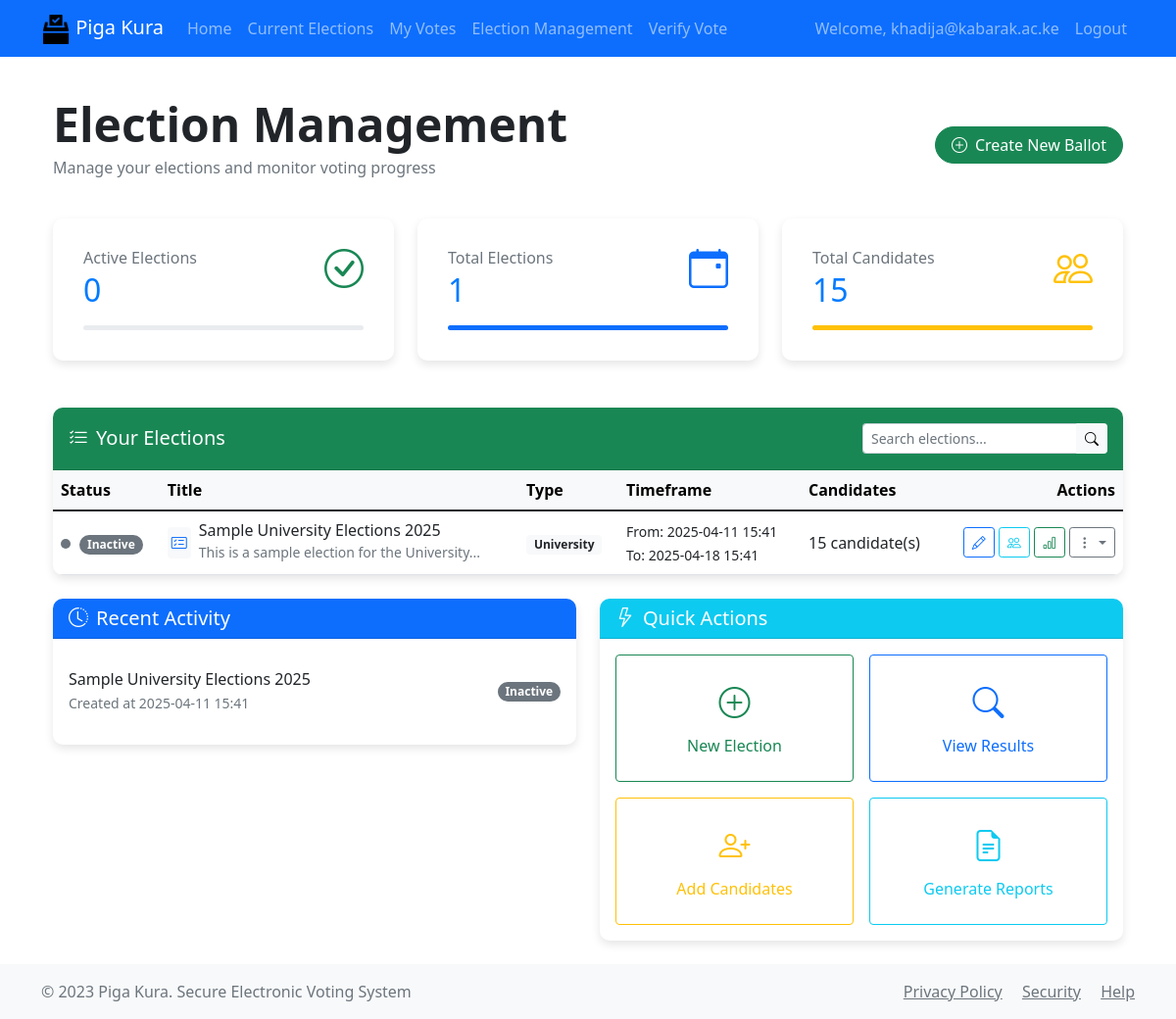
Before: /official/dashboard (signed in) with the older database file.
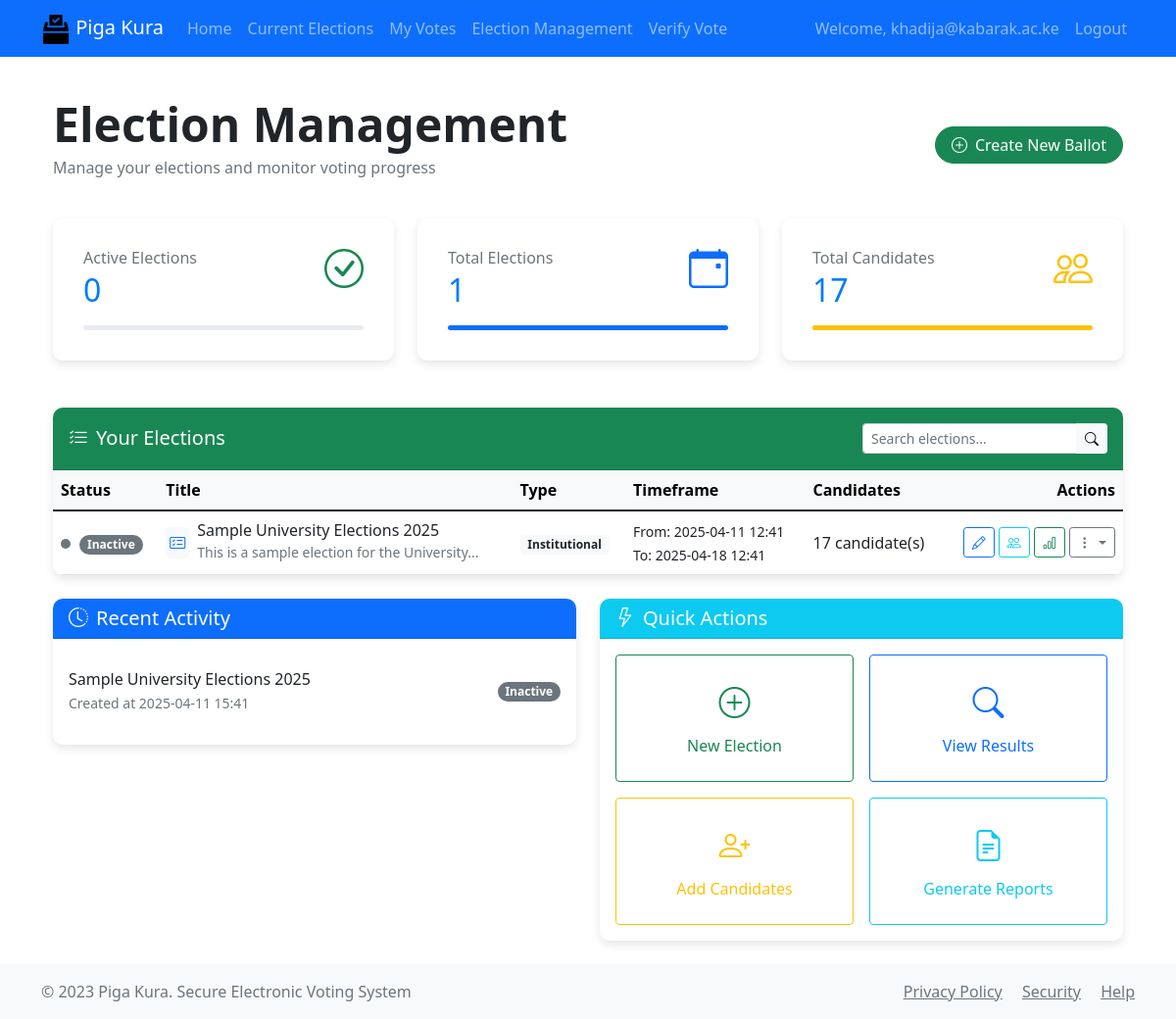
After: the same page with the newer database file.
### app/models/ballot.py (models this page shows, shortened)
class Ballot(db.Model):
    id = db.Column(db.Integer, primary_key=True)
    title = db.Column(db.String(200), nullable=False)
    description = db.Column(db.Text)
    start_date = db.Column(db.DateTime, nullable=False)
    end_date = db.Column(db.DateTime, nullable=False)
    is_active = db.Column(db.Boolean, default=True)
    created_at = db.Column(db.DateTime, default=datetime.utcnow)
    candidates = db.relationship('Candidate', backref='ballot', lazy=True)
    votes = db.relationship('Vote', backref='ballot', lazy=True)
    ballot_type = db.Column(db.String(50), nullable=False)  # national, county, special
    verification_key = db.Column(db.String(64), unique=True)
    min_voters = db.Column(db.Integer, default=0)
    max_voters = db.Column(db.Integer)
    requires_verification = db.Column(db.Boolean, default=True)
    verification_method = db.Column(db.String(50))  # id, biometric, token
    audit_trail = db.relationship('AuditLog', backref='ballot', lazy=True)
    @property
    def is_ongoing(self):
        now = datetime.utcnow()
        return self.start_date <= now <= self.end_date and self.is_active

### app/routes/official.py (the view)
@official_bp.route('/dashboard')
@login_required
@official_required
def dashboard():
    ballots = Ballot.query.order_by(Ballot.created_at.desc()).all()
    return render_template('official/dashboard.html', ballots=ballots)

### app/routes/official.py (called while the page is built)
def official_required(f):
    @wraps(f)
    def decorated_function(*args, **kwargs):
        if not current_user.is_authenticated or not hasattr(current_user, 'is_official') or not current_user.is_official:
            flash('Election official privileges required', 'danger')
            return redirect(url_for('main.index'))
        return f(*args, **kwargs)
    return decorated_function

### app/templates/official/dashboard.html (shortened to what the changed rows need)
{% extends "base.html" %}
{% block extra_css %}
<link rel="stylesheet" href="https://cdn.jsdelivr.net/npm/bootstrap-icons@1.8.1/font/bootstrap-icons.css">
{% endblock %}
{% block content %}
<div class="container">
    <div class="d-flex justify-content-between align-items-center mb-4">
        <div>
            <h1 class="mb-1 display-5 fw-bold">Election Management</h1>
        </div>
    </div>
    <div class="row">
        <div class="col-md-4">
            <div class="stat-card bg-white">
                <div class="card-body">
                    <div class="d-flex justify-content-between align-items-start">
                        <div>
                            <h6 class="text-muted mb-1">Total Candidates</h6>
                            <h3 class="mb-0">{{ ballots|map(attribute='candidates')|map('length')|sum }}</h3>
                        </div>
                    </div>
                </div>
            </div>
        </div>
    </div>
    <div class="row my-4">
        <div class="col-12">
            <div class="card border-0 table-container">
                <div class="card-body p-0">
                    {% if ballots %}
                    <div class="table-responsive">
                        <table class="table table-hover align-middle mb-0" id="electionsTable">
                            <thead class="table-light">
                                <tr>
                                    <th>Status</th>
                                    <th>Title</th>
                                    <th>Type</th>
                                    <th>Timeframe</th>
                                    <th>Candidates</th>
                                    <th class="text-end">Actions</th>
                                </tr>
                            </thead>
                            <tbody>
                                {% for ballot in ballots %}
                                <tr>
                                    <td>
                                        <span class="status-indicator {{ 'status-active' if ballot.is_ongoing else 'status-inactive' }}"></span>
                                        {% if ballot.is_ongoing %}
                                        <span class="badge bg-success rounded-pill">Active</span>
                                        {% else %}
                                        <span class="badge bg-secondary rounded-pill">Inactive</span>
                                        {% endif %}
                                    </td>
                                    <td>
                                        <div class="d-flex align-items-center">
                                            <div class="avatar me-2 bg-light rounded p-1">
                                                <i class="bi bi-card-checklist text-primary"></i>
                                            </div>
                                            <div>
                                                <h6 class="mb-0">{{ ballot.title }}</h6>
                                                <small class="text-muted">{{ ballot.description|truncate(50) }}</small>
                                            </div>
                                        </div>
                                    </td>
                                    <td><span class="badge bg-light text-dark">{{ ballot.ballot_type|title }}</span></td>
                                    <td>
                                        <div>
                                            <small>From: {{ ballot.start_date.strftime('%Y-%m-%d %H:%M') }}</small><br>
                                            <small>To: {{ ballot.end_date.strftime('%Y-%m-%d %H:%M') }}</small>
                                        </div>
                                    </td>
                                    <td>{{ ballot.candidates|length }} candidate(s)</td>
                                    <td>
                                        <div class="d-flex justify-content-end">
                                            <a href="#" class="btn btn-sm btn-outline-primary me-1" title="Edit">
                                                <i class="bi bi-pencil"></i>
                                            </a>
                                            <a href="#" class="btn btn-sm btn-outline-info me-1" title="Candidates">
                                                <i class="bi bi-people"></i>
                                            </a>
                                            <a href="#" class="btn btn-sm btn-outline-success" title="Results">
                                                <i class="bi bi-bar-chart"></i>
                                            </a>
                                            <div class="dropdown ms-1">
                                                <button class="btn btn-sm btn-outline-secondary dropdown-toggle" type="button" id="dropdownMenuButton{{ ballot.id }}" data-bs-toggle="dropdown" aria-expanded="false">
                                                    <i class="bi bi-three-dots-vertical"></i>
                                                </button>
                                            </div>
                                        </div>
                                    </td>
                                </tr>
                                {% endfor %}
                            </tbody>
                        </table>
                    </div>
                    {% endif %}
                </div>
            </div>
        </div>
    </div>
    <div class="row">
        <div class="col-md-6">
            <div class="card border-0 table-container">
                <div class="card-body">
                    <ul class="list-group list-group-flush">
                        {% if ballots %}
                            {% for ballot in ballots[:3] %}
                            <li class="list-group-item d-flex justify-content-between align-items-center px-0 py-3">
                                <div>
                                    <h6 class="mb-1">{{ ballot.title }}</h6>
                                    <p class="text-muted small mb-0">Created at {{ ballot.created_at.strftime('%Y-%m-%d %H:%M') }}</p>
                                </div>
                                <span class="badge bg-{{ 'success' if ballot.is_ongoing else 'secondary' }} rounded-pill">
                                    {{ 'Active' if ballot.is_ongoing else 'Inactive' }}
                                </span>
                            </li>
                            {% endfor %}
                        {% else %}
                            <li class="list-group-item text-center py-4">
                                <p class="text-muted mb-0">No recent activity</p>
                            </li>
                        {% endif %}
                    </ul>
                </div>
            </div>
        </div>
    </div>
</div>
{% endblock %}

Changed rows visible on the page:
changed Ballot "Inactive": ballot_type "University" → "Institutional"; start_date "2025-04-11 15:41" → "2025-04-11 12:41"; end_date "2025-04-18 15:41" → "2025-04-18 12:41"; candidates|length "15" → "17"
Other visible differences:
{{ ballots|map(attribute='candidates')|map('length')|sum }}: "15" → "17"
